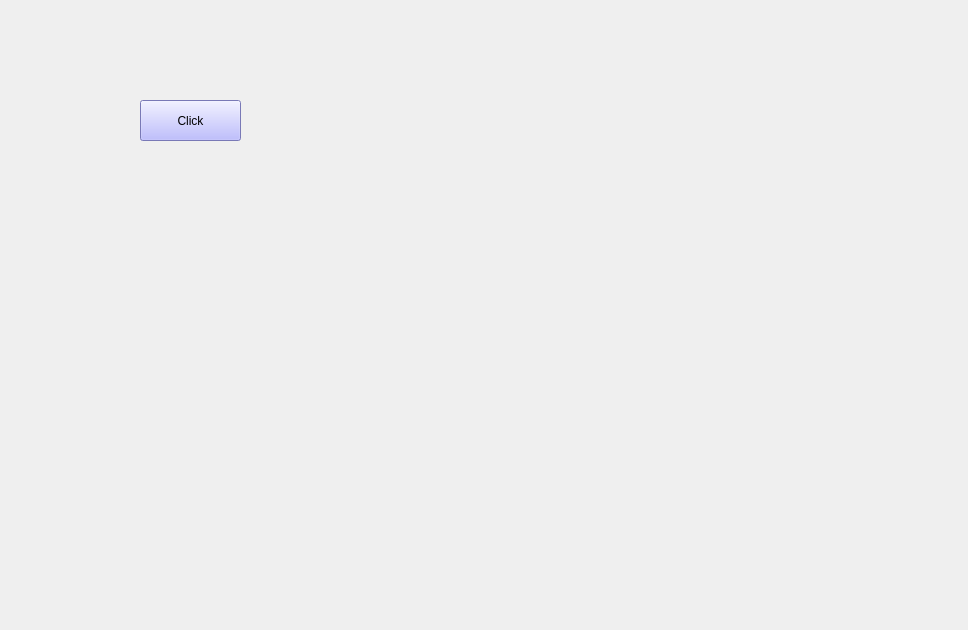
<?xml version="1.0" encoding="UTF-8"?>
<ui version="4.0">
 <class>Widget</class>
 <widget class="QWidget" name="Widget">
  <property name="geometry">
   <rect>
    <x>0</x>
    <y>0</y>
    <width>968</width>
    <height>630</height>
   </rect>
  </property>
  <property name="windowTitle">
   <string>Project_DesingerUI</string>
  </property>
  <property name="toolTip">
   <string>hello_ToolTip</string>
  </property>
  <widget class="QPushButton" name="pushButton">
   <property name="geometry">
    <rect>
     <x>140</x>
     <y>100</y>
     <width>101</width>
     <height>41</height>
    </rect>
   </property>
   <property name="styleSheet">
    <string notr="true">background-color: rgb(170, 170, 255);
font: 700 14pt &quot;Segoe UI&quot;;</string>
   </property>
   <property name="text">
    <string>Click</string>
   </property>
   <property name="icon">
    <iconset theme="QIcon::ThemeIcon::WeatherClearNight">
     <selectedon>:/Image/qt.png</selectedon>
    </iconset>
   </property>
  </widget>
 </widget>
 <resources/>
 <connections/>
</ui>
